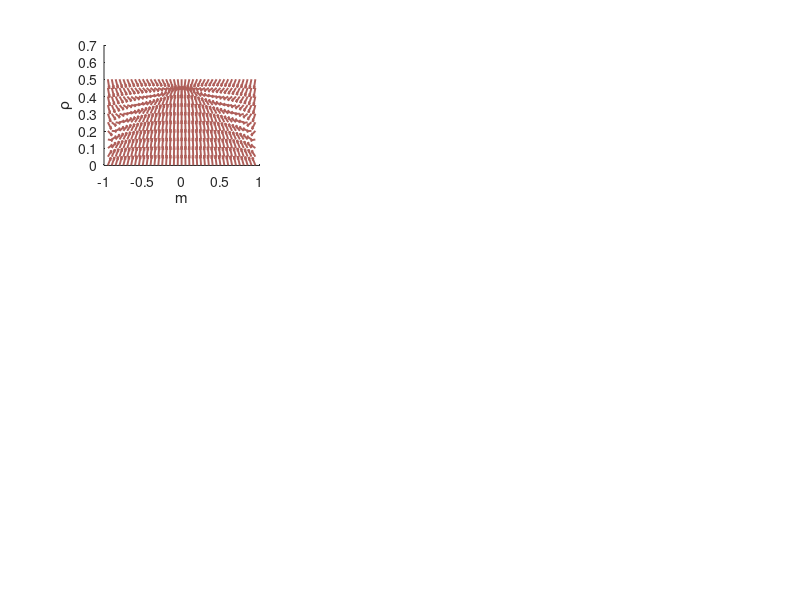

Source code (MATLAB): (Note: this script raises an error after producing the figure.)
%% phase portaits in (m, rho)-plane
clear

% define coupled differential equations as functions

% magnetism
dm_dt = @(p, q, rho, n_plus, n_minus) 2.*(1-p).*( -n_plus.*(rho./(2.*n_plus)).^q + ...
    n_minus.*(rho./(2.*n_minus)).^q );

% active edge density
drho_dt = @(p, q, rho, n_plus, n_minus, k_avg) (2./k_avg).*( -p.*( n_plus.*(rho./(2.*n_plus)).^q + n_minus.*(rho./(2.*n_minus)).^q ) + ...
    (1-p).*( n_plus .* ( rho./(2*n_plus) ).^q ).*(k_avg - 2.*q - 2.*(k_avg - q).*(rho./(2.*n_plus)) ) + ...
    (1-p).*( n_minus .* ( rho./(2*n_minus) ).^q ).*(k_avg - 2.*q - 2.*(k_avg - q).*(rho./(2.*n_minus)) ) );

% initialise variables
p_vec = [0.2, 0.78, 0.9];
q_vec = [0.5, 1, 2];
k_avg = 8;

% initialise counter for subplot placement
counter = 0;

% loop over q values
for i = 1:length(q_vec)

    % update current q value
    q = q_vec(i);

    % loop over p values
    for j = 1:length(p_vec)

        % update current p value
        p = p_vec(j);

        % define mesh of m and rho values
        [m, rho] = meshgrid(-1:0.05:1, 0.001:0.05:0.501);

        % evaluate dm/dt and drho/dt vectors over mesh for current p and q
        dm = dm_dt(p, q, rho, 0.5.*(1+m), 0.5.*(1-m));
        drho = drho_dt(p, q, rho, 0.5.*(1+m), 0.5.*(1-m), k_avg);

        % calculate magnitudes of vectors
        magnitude = sqrt(dm.^2 + drho.^2);

        % normalize to unit vectors
        dm_unit = dm ./ magnitude; % m-direction
        drho_unit = drho ./ magnitude; % rho-direction

        % set desired length for all arrows
        arrow_length = 4; % can adjust size here
        dm_plot = dm_unit * arrow_length;
        drho_plot = drho_unit * arrow_length;

        % evaluate rho* for current p and q
        rho_star = ( (1 - p)*(k_avg - 2*q) - p ) / ( 2*(1-p)*(k_avg - q) );

        % update counter
        counter = counter + 1;

        % plot the arrows
        figure(1);
        set(gca,'fontsize',16)
        subplot(3,3,counter)
        hold on
        quiver(m, rho, dm_plot, drho_plot, 'LineWidth', 1.4, 'Color','#AF5F5A');
        xlabel('m');
        ylabel('\rho');

        if (p == p_vec(1)) && (q == q_vec(1))

            % plot predicted stabilities of steady states
            xline(0, 'k', 'LineWidth', 2)
            plot(-1,0, 'ko', 'MarkerSize', 16, 'LineWidth', 2)
            plot(1,0, 'ko', 'MarkerSize', 16, 'LineWidth', 2)
            plot(0,rho_star, 'k.', 'MarkerSize', 50)
            plot(0,0, 'ko', 'MarkerSize', 16, 'LineWidth', 2)

            ode_fun = @(t,y) [ dm_dt(p, q, y(2), 0.5.*(1+y(1)), 0.5.*(1-y(1))); drho_dt(p, q, y(2), 0.5.*(1+y(1)), 0.5.*(1-y(1)), k_avg)];

            % plot separatrices
            initial_condition = [-0.99, 0.01]; % (m, rho)
            tspan = [0 10];
            [t,y] = ode45(ode_fun,tspan,initial_condition);
            plot(y(:,1),y(:,2), 'k', 'LineWidth', 2)

            initial_condition = [0.99, 0.01]; % (m, rho)
            tspan = [0 10];
            [t,y] = ode45(ode_fun,tspan,initial_condition);
            plot(y(:,1),y(:,2), 'k', 'LineWidth', 2)
            axis([-1 1 0 0.5])
            title(sprintf('p1 < pc, q = %.2f', q))

        elseif (p == p_vec(1)) && (q == q_vec(2))

            % plot predicted stabilities of steady states
            xline(0, 'k', 'LineWidth', 2)

            ode_fun = @(t,y) [ dm_dt(p, q, y(2), 0.5.*(1+y(1)), 0.5.*(1-y(1))); drho_dt(p, q, y(2), 0.5.*(1+y(1)), 0.5.*(1-y(1)), k_avg)];

            % run model and plot end points
            initial_conditions = [linspace(-0.999,0.999,100);linspace(0,0.5,100)]; % (m, rho)
            tspan = [0 100];

            for i = 1:length(initial_conditions)
                initial_condition = [initial_conditions(1, i), initial_conditions(2, i)];
                [t,y] = ode45(ode_fun,tspan,initial_condition);
                y_plot(i, 1:2) = [y(end, 1), y(end, 2)];
            end

            plot(y_plot(:,1),y_plot(:,2), 'k', 'LineWidth', 2)
            axis([-1 1 0 0.5])
            title(sprintf('p1 < pc, q = %.2f', q))

        elseif (p == p_vec(1)) && (q == q_vec(3))

            % plot predicted stabilities of steady states
            xline(0, 'k', 'LineWidth', 2)
            plot(-1,0, 'k.', 'MarkerSize', 50)
            plot(1,0, 'k.', 'MarkerSize', 50)
            plot(0,rho_star, 'ko', 'MarkerSize', 16, 'LineWidth', 2)
            plot(0,0, 'ko', 'MarkerSize', 16, 'LineWidth', 2)

            ode_fun = @(t,y) [ dm_dt(p, q, y(2), 0.5.*(1+y(1)), 0.5.*(1-y(1))); drho_dt(p, q, y(2), 0.5.*(1+y(1)), 0.5.*(1-y(1)), k_avg)];

            % plot separatrices
            initial_condition = [-0.01, 0.3125]; % (m, rho)
            tspan = [0 100];
            [t,y] = ode45(ode_fun,tspan,initial_condition);
            plot(y(:,1),y(:,2), 'k', 'LineWidth', 2)

            initial_condition = [0.01, 0.3125]; % (m, rho)
            tspan = [0 100];
            [t,y] = ode45(ode_fun,tspan,initial_condition);
            plot(y(:,1),y(:,2), 'k', 'LineWidth', 2)
            axis([-1 1 0 0.5])
            title(sprintf('p1 < pc, q = %.2f', q))

        elseif (p == p_vec(2)) && (q == q_vec(1))

            % plot predicted stabilities of steady states
            xline(0, 'k', 'LineWidth', 2)
            plot(-1,0, 'ko', 'MarkerSize', 16, 'LineWidth', 2)
            plot(1,0, 'ko', 'MarkerSize', 16, 'LineWidth', 2)
            plot(0,rho_star, 'k.', 'MarkerSize', 50)
            plot(0,0, 'ko', 'MarkerSize', 16, 'LineWidth', 2)

            ode_fun = @(t,y) [ dm_dt(p, q, y(2), 0.5.*(1+y(1)), 0.5.*(1-y(1))); drho_dt(p, q, y(2), 0.5.*(1+y(1)), 0.5.*(1-y(1)), k_avg)];

            % plot separatrices
            initial_condition = [-0.99, 0.01]; % (m, rho)
            tspan = [0 4000];
            [t,y] = ode45(ode_fun,tspan,initial_condition);
            plot(y(:,1),y(:,2), 'k', 'LineWidth', 2)

            initial_condition = [0.99, 0.01]; % (m, rho)
            tspan = [0 4000];
            [t,y] = ode45(ode_fun,tspan,initial_condition);
            plot(y(:,1),y(:,2), 'k', 'LineWidth', 2)
            axis([-1 1 0 0.5])
            title(sprintf('p2 < pc, q = %.2f', q))

        elseif (p == p_vec(2)) && (q == q_vec(2))

            % plot predicted stabilities of steady states
            xline(0, 'k', 'LineWidth', 2)

            ode_fun = @(t,y) [ dm_dt(p, q, y(2), 0.5.*(1+y(1)), 0.5.*(1-y(1))); drho_dt(p, q, y(2), 0.5.*(1+y(1)), 0.5.*(1-y(1)), k_avg)];

            % run model and plot end points
            initial_conditions = [linspace(-0.999,0.999,100);linspace(0,0.5,100)]; % (m, rho)
            tspan = [0 100];

            for i = 1:length(initial_conditions)
                initial_condition = [initial_conditions(1, i), initial_conditions(2, i)];
                [t,y] = ode45(ode_fun,tspan,initial_condition);
                y_plot(i, 1:2) = [y(end, 1), y(end, 2)];
            end

            plot(y_plot(:,1),y_plot(:,2), 'k', 'LineWidth', 2)
            axis([-1 1 0 0.5])
            title(sprintf('p2 < pc, q = %.2f', q))

        elseif (p == p_vec(2)) && (q == q_vec(3))

            % plot predicted stabilities of steady states
            xline(0, 'k', 'LineWidth', 2)
            plot(-1,0, 'k.', 'MarkerSize', 50)
            plot(1,0, 'k.', 'MarkerSize', 50)
            plot(0,rho_star, 'ko', 'MarkerSize', 16, 'LineWidth', 2)
            plot(0,0, 'ko', 'MarkerSize', 16, 'LineWidth', 2)

            ode_fun = @(t,y) [ dm_dt(p, q, y(2), 0.5.*(1+y(1)), 0.5.*(1-y(1))); drho_dt(p, q, y(2), 0.5.*(1+y(1)), 0.5.*(1-y(1)), k_avg)];

            % plot separatrices
            initial_condition = [-0.01, 0.0379]; % (m, rho)
            tspan = [0 40000];
            [t,y] = ode45(ode_fun,tspan,initial_condition);
            plot(y(:,1),y(:,2), 'k', 'LineWidth', 2)

            initial_condition = [0.01, 0.0379]; % (m, rho)
            tspan = [0 40000];
            [t,y] = ode45(ode_fun,tspan,initial_condition);
            plot(y(:,1),y(:,2), 'k', 'LineWidth', 2)
            axis([-1 1 0 0.5])
            title(sprintf('p2 < pc, q = %.2f', q))

        elseif ( (p == p_vec(3)) && (q == q_vec(1)) ) || ( (p == p_vec(3)) && (q == q_vec(2)) ) || ( (p == p_vec(3)) && (q == q_vec(3)) )

            % plot predicted stabilities of steady states
            xline(0, 'k', 'LineWidth', 2)
            plot(0,0, 'k.', 'MarkerSize', 50)
            axis([-1 1 0 0.5])
            title(sprintf('p3 > pc, q = %.2f', q))

        end
    end
end

set(gca,'fontsize',16)


%% phase portait in (m, rho)-plane for p = pc case
clear

% define coupled differential equations
dm_dt = @(p, q, rho, n_plus, n_minus) 2.*(1-p).*( -n_plus.*(rho./(2.*n_plus)).^q + ...
    n_minus.*(rho./(2.*n_minus)).^q );

drho_dt = @(p, q, rho, n_plus, n_minus, k_avg) (2./k_avg).*( -p.*( n_plus.*(rho./(2.*n_plus)).^q + n_minus.*(rho./(2.*n_minus)).^q ) + ...
    (1-p).*( n_plus .* ( rho./(2*n_plus) ).^q ).*(k_avg - 2.*q - 2.*(k_avg - q).*(rho./(2.*n_plus)) ) + ...
    (1-p).*( n_minus .* ( rho./(2*n_minus) ).^q ).*(k_avg - 2.*q - 2.*(k_avg - q).*(rho./(2.*n_minus)) ) );

% initialise variables
q_vec = [0.5, 1, 2];
k_avg = 8;

% initialise counter for subplot placement
counter = 0;

% loop over q values
for i = 1:length(q_vec)

    % update current q value
    q = q_vec(i);

    % evaluate corresponding p value, where p = pc
    p = (k_avg - 2*q) / (1 + k_avg - 2*q);

    % define mesh of m and rho values
    [m, rho] = meshgrid(-1:0.05:1, 0.001:0.05:0.501);

    % evaluate dm/dt and drho/dt vectors over mesh for current p and q
    dm = dm_dt(p, q, rho, 0.5.*(1+m), 0.5.*(1-m));
    drho = drho_dt(p, q, rho, 0.5.*(1+m), 0.5.*(1-m), k_avg);

    % calculate magnitudes of vectors
    magnitude = sqrt(dm.^2 + drho.^2);

    % normalize to unit vectors
    dm_unit = dm ./ magnitude; % unit vector in the m-direction
    drho_unit = drho ./ magnitude; % unit vector in the rho-direction

    % set desired length for all arrows
    arrow_length = 4; % can adjust
    dm_plot = dm_unit * arrow_length;
    drho_plot = drho_unit * arrow_length;

    % evaluate rho* for current p and q
    rho_star = ( (1 - p)*(k_avg - 2*q) - p ) / ( 2*(1-p)*(k_avg - q) );

    % update counter
    counter = counter + 1;

    % plot the arrows
    figure(2);
    set(gca,'fontsize',14)
    subplot(1,3,counter)
    hold on
    quiver(m, rho, dm_plot, drho_plot, 'LineWidth', 1.4, 'Color','#AF5F5A');
    xlabel('m');
    ylabel('\rho');

    xline(0, 'k', 'LineWidth', 2)
    plot(0,rho_star, 'k.', 'MarkerSize', 50)
    axis([-1 1 0 0.5])
    title(sprintf('p = pc, q = %.2f', q))

end

set(gca,'fontsize',14)
